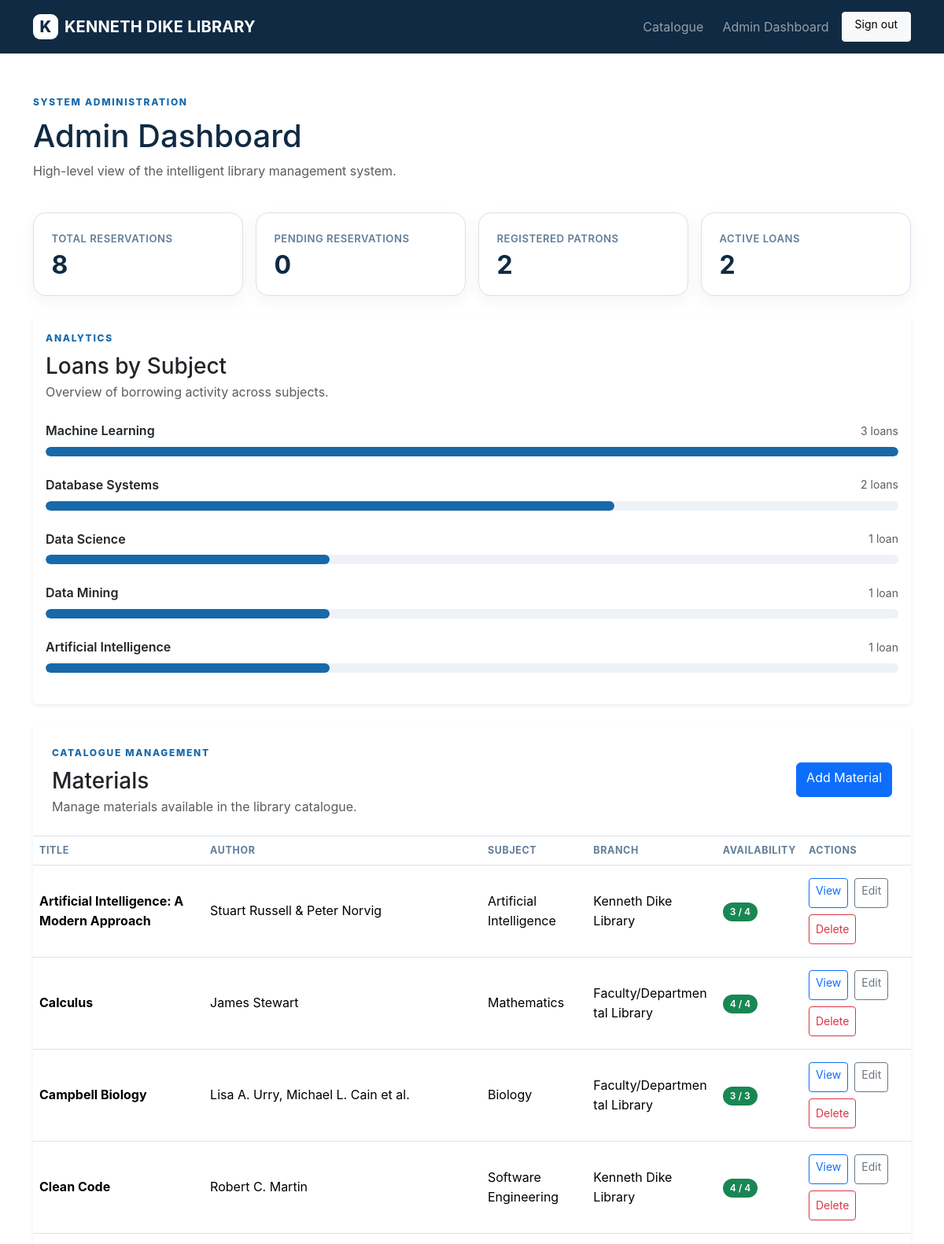
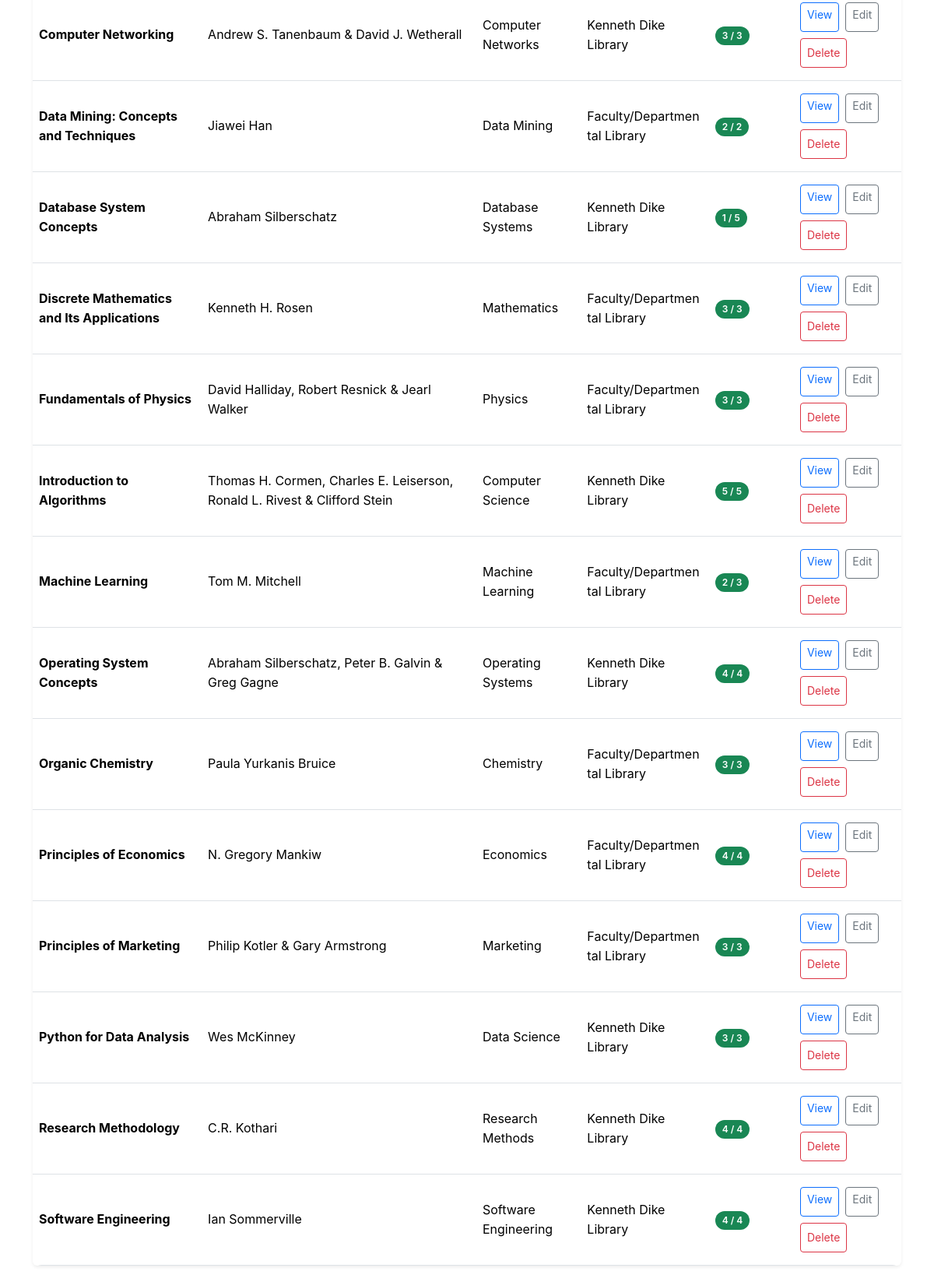
The page /admin (signed in, upper part) on the database its author committed (2 pictures, top to bottom).
### app.py (models this page shows)
class Material(db.Model):
    id = db.Column(db.Integer, primary_key=True)
    title = db.Column(db.String(200), nullable=False)
    author = db.Column(db.String(150), nullable=False)
    subject = db.Column(db.String(120), nullable=False)
    branch_id = db.Column(db.Integer, db.ForeignKey("branch.id"), nullable=False)
    copies_total = db.Column(db.Integer, default=1)
    copies_available = db.Column(db.Integer, default=1)
    description = db.Column(db.Text, default="")
    cover_url = db.Column(db.String(500), default="")
    branch = db.relationship("Branch", backref="materials")

class Branch(db.Model):
    id = db.Column(db.Integer, primary_key=True)
    name = db.Column(db.String(150), nullable=False)
    location = db.Column(db.String(200), nullable=False)
    unit_head = db.Column(db.String(120))

### app.py (the view)
@app.route("/admin")
def admin_dashboard():
    if not login_required() or current_user().role != "admin":
        return redirect(url_for("login"))
        expire_old_reservations()
    stats = {
    "materials": Material.query.count(),
    "patrons": User.query.filter_by(role="patron").count(),
    "active_loans": Loan.query.filter_by(status="Active").count(),
    "reservations": Reservation.query.count(),
    "pending_reservations": Reservation.query.filter_by(
        status="Pending Verification"
    ).count(),
}
    materials = Material.query.order_by(Material.title).all()
    loan_subjects = (
    db.session.query(
        Material.subject,
        db.func.count(Loan.id)
    )
    .join(Loan, Loan.material_id == Material.id)
    .group_by(Material.subject)
    .order_by(db.func.count(Loan.id).desc())
    .all()
)
    max_loan_count = max(
    [count for subject, count in loan_subjects],
    default=1
)
    patrons = User.query.filter_by(
    role="patron"
).order_by(User.name).all()
    return render_template(
        "admin.html",
        stats=stats,
        materials=materials,
        patrons=patrons,
        loan_subjects=loan_subjects,
        max_loan_count=max_loan_count
    )

### app.py (called while the page is built)
def current_user():
    uid = session.get("user_id")
    return db.session.get(User, uid) if uid else None

def login_required():
    return current_user() is not None

@app.context_processor
def inject_now():
    now = datetime.utcnow()
    def overdue_fine(due_at):
        if due_at and due_at < now:
            days_late = (now.date() - due_at.date()).days
            return days_late * 50
        return 0
    return {
        "now": now,
        "overdue_fine": overdue_fine
    }

@app.context_processor
def inject_user():
    return {"logged_in_user": current_user()}

### templates/admin.html (shortened to what this page needs)
{% extends "base.html" %}
{% block content %}
<div class="container py-5">
    <span class="eyebrow">SYSTEM ADMINISTRATION</span>
    <h1 class="mt-2">Admin Dashboard</h1>
    <p class="text-muted">
        High-level view of the intelligent library management system.
    </p>
    <div class="row g-3 mt-4">
        <div class="col-md-3">
            <div class="stat-card h-100">
                <span>Total Reservations</span>
                <strong>{{ stats.reservations }}</strong>
            </div>
        </div>
        <div class="col-md-3">
            <div class="stat-card h-100">
                <span>Pending Reservations</span>
                <strong>{{ stats.pending_reservations }}</strong>
            </div>
        </div>
        <div class="col-md-3">
            <div class="stat-card h-100">
                <span>Registered Patrons</span>
                <strong>{{ stats.patrons }}</strong>
            </div>
        </div>
        <div class="col-md-3">
            <div class="stat-card h-100">
                <span>Active Loans</span>
                <strong>{{ stats.active_loans }}</strong>
            </div>
        </div>
    </div>
    <div id="analytics" class="card border-0 shadow-sm mt-4">
        <div class="card-body">
            <span class="eyebrow">ANALYTICS</span>
            <h3 class="mt-2 mb-1">Loans by Subject</h3>
            <p class="text-muted mb-0">
                Overview of borrowing activity across subjects.
            </p>
            <div class="mt-4">
                {% for subject, count in loan_subjects %}
                <div class="mb-4">
                    <div class="d-flex justify-content-between align-items-center mb-2">
                        <span class="fw-semibold">
                            {{ subject }}
                        </span>
                        <span class="text-muted small">
                            {{ count }} loan{% if count != 1 %}s{% endif %}
                        </span>
                    </div>
                    <div class="analytics-bar">
                        <div
                            class="analytics-bar-fill"
                            style="width: {{ (count / max_loan_count * 100)|round(1) }}%;">
                        </div>
                    </div>
                </div>
                {% else %}
                <div class="text-center text-muted py-5">
                    No borrowing data available yet.
                </div>
                {% endfor %}
            </div>
        </div>
    </div>
    <div class="card border-0 shadow-sm mt-4">
        <div class="card-body p-0">
            <div class="p-4 border-bottom">
                <div class="d-flex justify-content-between align-items-center gap-3">
                    <div>
                        <span class="eyebrow">
                            CATALOGUE MANAGEMENT
                        </span>
                        <h3 class="mt-2 mb-1">
                            Materials
                        </h3>
                        <p class="text-muted mb-0">
                            Manage materials available in the library catalogue.
                        </p>
                    </div>
                    <a
                        href="{{ url_for('add_material') }}"
                        class="btn btn-primary"
                    >
                        Add Material
                    </a>
                </div>
            </div>
            <div class="table-responsive">
                <table class="table align-middle mb-0">
                    <thead>
                        <tr>
                            <th>Title</th>
                            <th>Author</th>
                            <th>Subject</th>
                            <th>Branch</th>
                            <th>Availability</th>
                            <th>Actions</th>
                        </tr>
                    </thead>
                    <tbody>
                        {% for material in materials %}
                        <tr>
                            <td>
                                <strong>{{ material.title }}</strong>
                            </td>
                            <td>
                                {{ material.author }}
                            </td>
                            <td>
                                {{ material.subject }}
                            </td>
                            <td>
                                {{ material.branch.name }}
                            </td>
                            <td>
                                {% if material.copies_available > 0 %}
                                    <span class="badge text-bg-success">
                                        {{ material.copies_available }}
                                        / {{ material.copies_total }}
                                    </span>
                                {% else %}
                                    <span class="badge text-bg-danger">
                                        Unavailable
                                    </span>
                                {% endif %}
                            </td>
                            <td>
                                <div class="d-flex gap-2 flex-wrap">
                                    <a
                                        href="{{ url_for('material_detail', material_id=material.id) }}"
                                        class="btn btn-sm btn-outline-primary"
                                    >
                                        View
                                    </a>
                                    <a
                                        href="{{ url_for('edit_material', material_id=material.id) }}"
                                        class="btn btn-sm btn-outline-secondary"
                                    >
                                        Edit
                                    </a>
                                    <form
                                        action="{{ url_for('delete_material', material_id=material.id) }}"
                                        method="POST"
                                        onsubmit="return confirm('Are you sure you want to delete this material?');"
                                    >
                                        <button
                                            type="submit"
                                            class="btn btn-sm btn-outline-danger"
                                        >
                                            Delete
                                        </button>
                                    </form>
                                </div>
                            </td>
                        </tr>
                        {% endfor %}
                    </tbody>
                </table>
            </div>
        </div>
    </div>
</div>
{% endblock %}

### static/css/app.css (style rules this page uses)
:root { --navy: #102a43; --blue: #1769aa; --ink: #102a43; --muted: #627d98; --paper: #f6f8fb; --line: #d9e2ec; --accent: #2f80ed; }
body { color: var(--ink); background: #fff; font-family: Inter, ui-sans-serif, system-ui, -apple-system, BlinkMacSystemFont, "Segoe UI", sans-serif; }
.eyebrow { font-size:.75rem; letter-spacing:.14em; font-weight:800; color:var(--blue); }
.feature-card, .stat-card, .admin-card { border:1px solid var(--line); border-radius:18px; padding:24px; background:#fff; height:100%; }
.stat-card { background:var(--paper); border:none; }
.stat-card span { color:var(--muted); display:block; font-size:.85rem; }
.stat-card strong { font-size:2rem; display:block; margin-top:6px; }
.table thead th { font-size: .78rem; text-transform: uppercase; letter-spacing: .05em; color: var(--muted); font-weight: 700; white-space: nowrap; }
.table tbody td { padding-top: 1rem; padding-bottom: 1rem; }
.table tbody tr { transition: background-color .15s ease; }
.badge { font-weight: 600; padding: .5em .75em; border-radius: 999px; }
.card .border-bottom { border-color: var(--line) !important; }
.stat-card { padding: 1.4rem; background: #fff; border: 1px solid var(--line); border-radius: 16px; box-shadow: 0 6px 20px rgba(16, 42, 67, .05); }
.stat-card span { display: block; color: var(--muted); font-size: .82rem; font-weight: 600; text-transform: uppercase; letter-spacing: .04em; }
.stat-card strong { display: block; margin-top: .45rem; color: var(--ink); font-size: 2rem; line-height: 1; }
.analytics-bar { height: 12px; background: #eef2f6; border-radius: 20px; overflow: hidden; }
.analytics-bar-fill { height: 100%; background: #1769aa; border-radius: 20px; transition: width .3s ease; }
html { overflow-x: hidden; scroll-behavior: smooth; }
body { min-height: 100vh; overflow-x: hidden; display: flex; flex-direction: column; line-height: 1.55; }
button, a, input, select, textarea { -webkit-tap-highlight-color: transparent; }
.book-card, .catalogue-card, .feature-card, .stat-card, .admin-card { min-width: 0; }
.table-responsive { width: 100%; overflow-x: auto; -webkit-overflow-scrolling: touch; border-radius: 12px; }
.table-responsive .table { margin-bottom: 0; }
.table { --bs-table-bg: transparent; }
.table td, .table th { vertical-align: middle; }
.table td, .table th { overflow-wrap: anywhere; }
.btn { min-height: 44px; }
.btn-sm { min-height: 38px; }
.stat-card strong { overflow-wrap: anywhere; }

### rows shown on the page
Material: subject "Machine Learning", count "3", {{ (count / max_loan_count * 100)|round(1) }} 100.0 (drawn), title "Machine Learning", author "Tom M. Mitchell", branch.name "Faculty/Departmental Library", copies_available "2", copies_total "3"
Material: subject "Database Systems", id "2", {{ (count / max_loan_count * 100)|round(1) }} 66.7 (drawn), title "Database System Concepts", author "Abraham Silberschatz", branch.name "Kenneth Dike Library", copies_available "1", copies_total "5"
Material: subject "Data Science", branch "1", {{ (count / max_loan_count * 100)|round(1) }} 33.3 (drawn), title "Python for Data Analysis", author "Wes McKinney", branch.name "Kenneth Dike Library", copies_available "3", copies_total "3"
Material: subject "Artificial Intelligence", count "1", {{ (count / max_loan_count * 100)|round(1) }} 33.3 (drawn), title "Artificial Intelligence: A Modern Approach", author "Stuart Russell & Peter Norvig", branch.name "Kenneth Dike Library", copies_available "3", copies_total "4"
Material: title "Calculus", author "James Stewart", subject "Mathematics", branch.name "Faculty/Departmental Library", copies_available "4", copies_total "4"
Material: title "Campbell Biology", author "Lisa A. Urry, Michael L. Cain et al.", subject "Biology", branch.name "Faculty/Departmental Library", copies_available "3", copies_total "3"
Material: title "Clean Code", author "Robert C. Martin", subject "Software Engineering", branch.name "Kenneth Dike Library", copies_available "4", copies_total "4"
Material: title "Computer Networking", author "Andrew S. Tanenbaum & David J. Wetherall", subject "Computer Networks", branch.name "Kenneth Dike Library", copies_available "3", copies_total "3"
Material: title "Data Mining: Concepts and Techniques", author "Jiawei Han", subject "Data Mining", branch.name "Faculty/Departmental Library", copies_available "2", copies_total "2"
Material: title "Discrete Mathematics and Its Applications", author "Kenneth H. Rosen", subject "Mathematics", branch.name "Faculty/Departmental Library", copies_available "3", copies_total "3"
Material: title "Fundamentals of Physics", author "David Halliday, Robert Resnick & Jearl Walker", subject "Physics", branch.name "Faculty/Departmental Library", copies_available "3", copies_total "3"
Material: title "Introduction to Algorithms", author "Thomas H. Cormen, Charles E. Leiserson, Ronald L. Rivest & Clifford Stein", subject "Computer Science", branch.name "Kenneth Dike Library", copies_available "5", copies_total "5"
Material: title "Operating System Concepts", author "Abraham Silberschatz, Peter B. Galvin & Greg Gagne", subject "Operating Systems", branch.name "Kenneth Dike Library", copies_available "4", copies_total "4"
Material: title "Organic Chemistry", author "Paula Yurkanis Bruice", subject "Chemistry", branch.name "Faculty/Departmental Library", copies_available "3", copies_total "3"
Material: title "Principles of Economics", author "N. Gregory Mankiw", subject "Economics", branch.name "Faculty/Departmental Library", copies_available "4", copies_total "4"
Material: title "Principles of Marketing", author "Philip Kotler & Gary Armstrong", subject "Marketing", branch.name "Faculty/Departmental Library", copies_available "3", copies_total "3"
Material: title "Research Methodology", author "C.R. Kothari", subject "Research Methods", branch.name "Kenneth Dike Library", copies_available "4", copies_total "4"
Material: title "Software Engineering", author "Ian Sommerville", subject "Software Engineering", branch.name "Kenneth Dike Library", copies_available "4", copies_total "4"

### other values the page prints
{{ stats.reservations }} "8"
{{ stats.pending_reservations }} "0"
{{ stats.patrons }} "2"
{{ stats.active_loans }} "2"
{{ subject }} "Data Mining"
{{ count }} "1"
